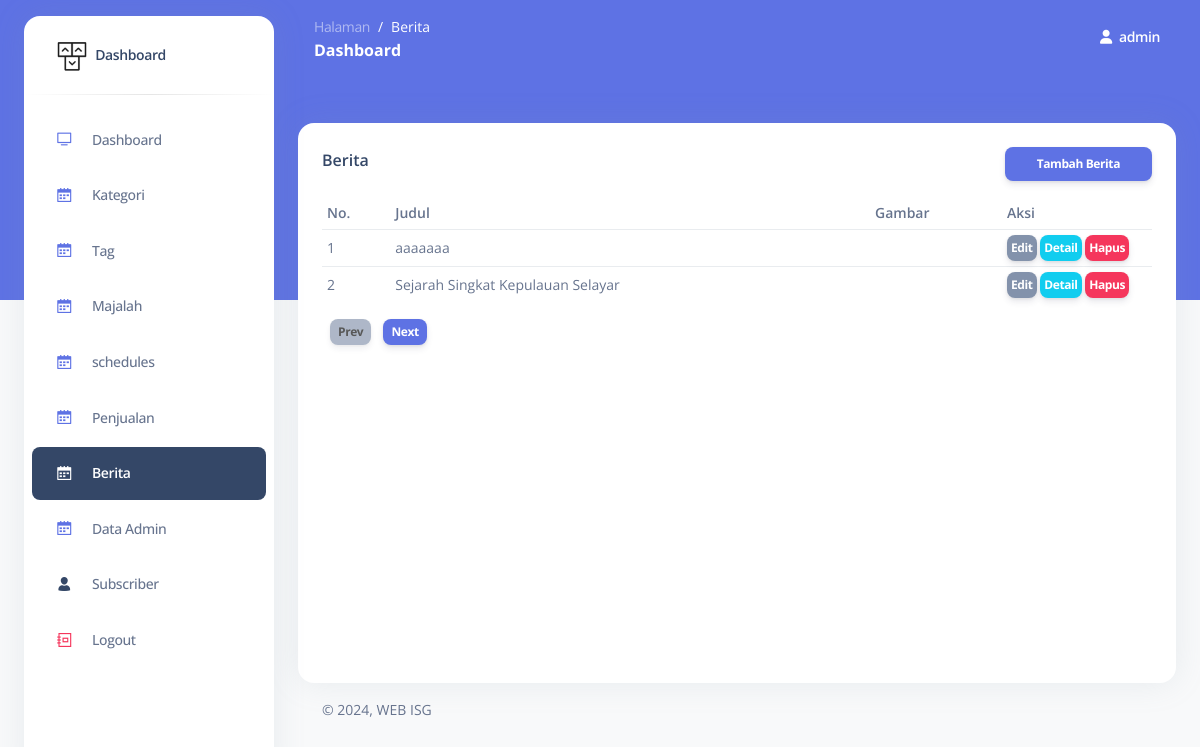
The page /admin/berita.php (signed in) on the database its author committed.
### tables this page shows
CREATE TABLE `berita` (
  `id_berita` int NOT NULL,
  `judul` varchar(200) NOT NULL DEFAULT '0',
  `gambar` varchar(500) NOT NULL DEFAULT '0',
  `isi` text NOT NULL,
  `penulis` varchar(100) NOT NULL DEFAULT '0',
  `tanggal_publish` datetime NOT NULL DEFAULT CURRENT_TIMESTAMP,
  `id_kategori` int NOT NULL
);

### admin/function/helper.php (called while the page is built, shortened)
<?php
function get(string $name)
{
  if (isset($_GET[$name]) && $_GET[$name] != '') {
    return htmlspecialchars($_GET[$name]);
  } else {
    return false;
  }
}
function getPage()
{
  $page = get("page") && get("page") != 0  ? get("page") : 1;
  return $page;
}

### admin/function/query.php (called while the page is built, shortened)
<?php
function query_select($table, $role = [])
{
  global $conn;
  $sql = "SELECT * FROM $table";
  if (isset($role['orderby'])) {
    $sql .= " ORDER BY " . $role['orderby'];
  }
  if (isset($role['limit'])) {
    $sql .= " LIMIT " . $role['limit'];
  }
  $result = mysqli_query($conn, $sql);
  $rows = [];
  while ($row = mysqli_fetch_assoc($result)) {
    $rows[] = $row;
  }
  return $rows;
}

### admin/berita.php (the view, shortened to what this page needs)
<?php
$dataCount = 10;
$page = getPage();
$first = $page > 1 ? ($page * $dataCount) - $dataCount : 0;
$previousPage = $page - 1;
$nextPage = $page + 1;
$data = query_select("berita", [
	"orderby" => "id_berita DESC",
	"limit" => "$first, $dataCount",
]);
 ?>
<!DOCTYPE html>
<html lang="en">
<body class="g-sidenav-show   bg-gray-100">
  <main class="main-content position-relative border-radius-lg ">
    <div class="container-fluid py-4">
      <div class="row mt-4">
        <div class="col-lg-12 mb-lg-0 mb-4">
          <div class="card " style="min-height: 70vh">
            <div class="card-body">
            	<div class="d-flex justify-content-between">
	              <h6 class="mb-2">Berita</h6>
            		<a href="berita-add.php" class="btn btn-sm btn-primary">Tambah Berita</a>
            	</div>
	            <div class="table-responsive">
	              <table class="table align-items-center ">
	              	<thead>
	              		<tr>
	              			<th>No.</th>
	              			<th>Judul</th>
	              			<th>Gambar</th>
	              			<th style="width: 150px">Aksi</th>
	              		</tr>
	              	</thead>
	                <tbody>
	                	<?php if ($data): ?>
	                		<?php $no = 1; ?>
	                		<?php foreach ($data as $val): ?>
	                			<tr>
	                				<td><?= $first + $no++ ?></td>
	                				<td><?= $val["judul"] ?></td>
	                				<td>
	                				</td>
	                				<td>
	                					<a href="berita-edit.php?id=<?= $val["id_berita"] ?>" class="p-1 mb-0 btn btn-sm btn-secondary">Edit</a>
	                					<a href="berita-detail.php?id=<?= $val["id_berita"] ?>" class="p-1 mb-0 btn btn-sm btn-info">Detail</a>
	                					<a href="hapus.php?id=<?= $val["id_berita"] ?>&data=berita" class="p-1 mb-0 btn btn-sm btn-danger">Hapus</a>
	                				</td>
	                			</tr>
	                		<?php endforeach ?>
	                	<?php endif ?>
	                </tbody>
	              </table>
	              <?php if ($data): ?>
	              <div class="d-flex justify-content-start">
                      <div>
                          <a href="?page=<?= $previousPage ?><?= get("q") ? "&q=" . get("q") : "" ?>" class="btn btn-sm ms-2 py-1 px-2 btn-secondary <?= $page == 1 ? "disabled" : "" ?>">Prev</a>
                          <a href="?page=<?= $nextPage ?><?= get("q") ? "&q=" . get("q") : "" ?>" class="btn btn-sm ms-2 py-1 px-2 btn-primary">Next</a>
                      </div>
                  </div>
	            </div>
              <?php endif ?>
            </div>
          </div>
        </div>
      </div>
    </div>
  </main>
</body>
</html>

### admin/partials/head.php (style rules this page uses)
.table-responsive table thead th, .table-responsive table tbody td { text-align: left !important; padding: 0 !important; font-size: 14px; padding: 5px !important; }

### rows shown on the page
berita: no "1", judul "aaaaaaa"
berita: no "2", judul "Sejarah Singkat Kepulauan Selayar"

### other values the page prints
$hal "Berita"
$_SESSION[KEY]["login"]["nama"] "admin"
